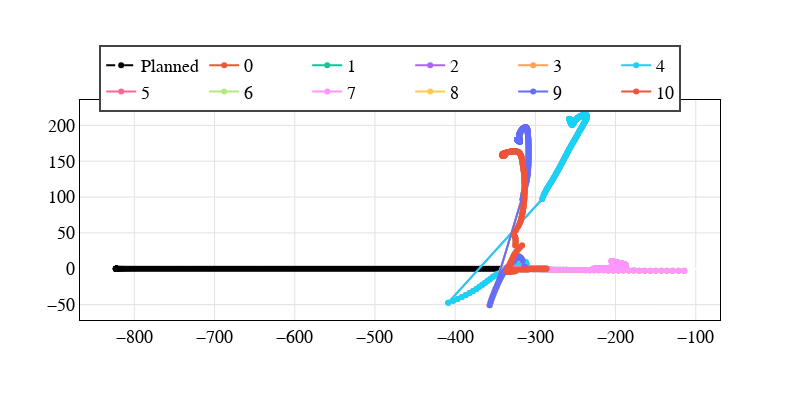
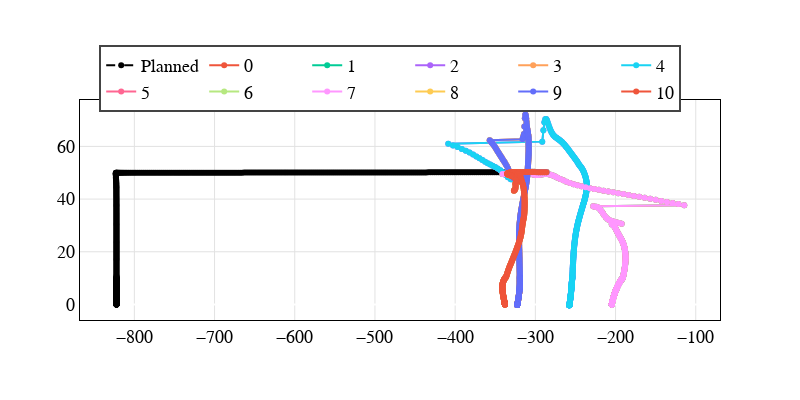
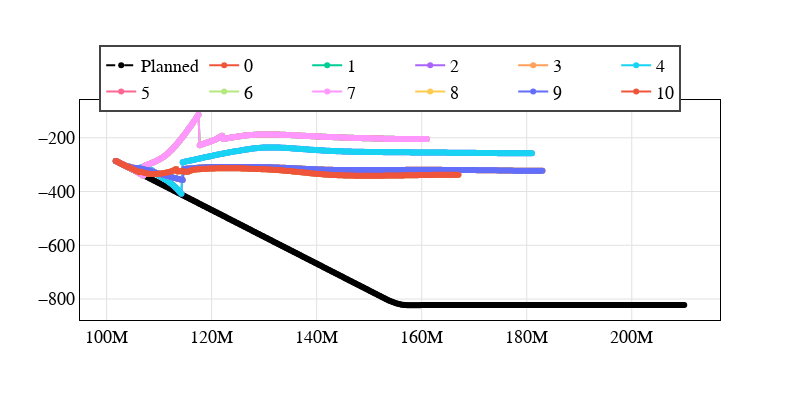

The code cell stored with these charts, in order, in its notebook:
### Code cell
plot(average_position_df,stale_data_traces_dict, 'x','y')
plot(average_position_df,stale_data_traces_dict, 'x','Alt')
plot(average_position_df,stale_data_traces_dict, 'TimeUS','x')

### Figure 1 — Plotly figure (JSON) as saved in the notebook; plotly's stock layout.template omitted (floating-point values rounded to 4 significant figures; data arrays with more than 128 entries replaced by an {"elided": "..."} marker saying what was removed)
{"data": [{"line": {"color": "black", "dash": "dash"}, "mode": "lines+markers", "name": "Planned", "type": "scatter", "x": {"elided": "434 float values"}, "y": {"elided": "434 float values"}}, {"mode": "lines+markers", "name": "0", "type": "scatter", "x": {"elided": "326 float values"}, "y": {"elided": "326 float values"}}, {"mode": "lines+markers", "name": "1", "type": "scatter", "x": {"elided": "238 float values"}, "y": {"elided": "238 float values"}}, {"mode": "lines+markers", "name": "2", "type": "scatter", "x": {"elided": "318 float values"}, "y": {"elided": "318 float values"}}, {"mode": "lines+markers", "name": "3", "type": "scatter", "x": {"elided": "238 float values"}, "y": {"elided": "238 float values"}}, {"mode": "lines+markers", "name": "4", "type": "scatter", "x": {"elided": "318 float values"}, "y": {"elided": "318 float values"}}, {"mode": "lines+markers", "name": "5", "type": "scatter", "x": {"elided": "262 float values"}, "y": {"elided": "262 float values"}}, {"mode": "lines+markers", "name": "6", "type": "scatter", "x": {"elided": "262 float values"}, "y": {"elided": "262 float values"}}, {"mode": "lines+markers", "name": "7", "type": "scatter", "x": {"elided": "238 float values"}, "y": {"elided": "238 float values"}}, {"mode": "lines+markers", "name": "8", "type": "scatter", "x": {"elided": "326 float values"}, "y": {"elided": "326 float values"}}, {"mode": "lines+markers", "name": "9", "type": "scatter", "x": {"elided": "326 float values"}, "y": {"elided": "326 float values"}}, {"mode": "lines+markers", "name": "10", "type": "scatter", "x": {"elided": "262 float values"}, "y": {"elided": "262 float values"}}], "layout": {"font": {"color": "black", "family": "Serif", "size": 18}, "height": 400, "legend": {"borderwidth": 2, "orientation": "h", "x": 0.03, "y": 1.25}, "plot_bgcolor": "#FFFFFF", "width": 800, "xaxis": {"gridcolor": "#E2E2E2", "linecolor": "black", "linewidth": 1, "mirror": true, "showline": true, "title": {"font": {"size": 40}}}, "yaxis": {"gridcolor": "#E2E2E2", "linecolor": "black", "linewidth": 1, "mirror": true, "showline": true, "title": {"font": {"size": 40}}}}}

### Figure 2 — Plotly figure (JSON) as saved in the notebook; plotly's stock layout.template omitted (floating-point values rounded to 4 significant figures; data arrays with more than 128 entries replaced by an {"elided": "..."} marker saying what was removed)
{"data": [{"line": {"color": "black", "dash": "dash"}, "mode": "lines+markers", "name": "Planned", "type": "scatter", "x": {"elided": "434 float values"}, "y": {"elided": "434 float values"}}, {"mode": "lines+markers", "name": "0", "type": "scatter", "x": {"elided": "326 float values"}, "y": {"elided": "326 float values"}}, {"mode": "lines+markers", "name": "1", "type": "scatter", "x": {"elided": "238 float values"}, "y": {"elided": "238 float values"}}, {"mode": "lines+markers", "name": "2", "type": "scatter", "x": {"elided": "318 float values"}, "y": {"elided": "318 float values"}}, {"mode": "lines+markers", "name": "3", "type": "scatter", "x": {"elided": "238 float values"}, "y": {"elided": "238 float values"}}, {"mode": "lines+markers", "name": "4", "type": "scatter", "x": {"elided": "318 float values"}, "y": {"elided": "318 float values"}}, {"mode": "lines+markers", "name": "5", "type": "scatter", "x": {"elided": "262 float values"}, "y": {"elided": "262 float values"}}, {"mode": "lines+markers", "name": "6", "type": "scatter", "x": {"elided": "262 float values"}, "y": {"elided": "262 float values"}}, {"mode": "lines+markers", "name": "7", "type": "scatter", "x": {"elided": "238 float values"}, "y": {"elided": "238 float values"}}, {"mode": "lines+markers", "name": "8", "type": "scatter", "x": {"elided": "326 float values"}, "y": {"elided": "326 float values"}}, {"mode": "lines+markers", "name": "9", "type": "scatter", "x": {"elided": "326 float values"}, "y": {"elided": "326 float values"}}, {"mode": "lines+markers", "name": "10", "type": "scatter", "x": {"elided": "262 float values"}, "y": {"elided": "262 float values"}}], "layout": {"font": {"color": "black", "family": "Serif", "size": 18}, "height": 400, "legend": {"borderwidth": 2, "orientation": "h", "x": 0.03, "y": 1.25}, "plot_bgcolor": "#FFFFFF", "width": 800, "xaxis": {"gridcolor": "#E2E2E2", "linecolor": "black", "linewidth": 1, "mirror": true, "showline": true, "title": {"font": {"size": 40}}}, "yaxis": {"gridcolor": "#E2E2E2", "linecolor": "black", "linewidth": 1, "mirror": true, "showline": true, "title": {"font": {"size": 40}}}}}

### Figure 3 — Plotly figure (JSON) as saved in the notebook; plotly's stock layout.template omitted (floating-point values rounded to 4 significant figures; data arrays with more than 128 entries replaced by an {"elided": "..."} marker saying what was removed)
{"data": [{"line": {"color": "black", "dash": "dash"}, "mode": "lines+markers", "name": "Planned", "type": "scatter", "x": {"elided": "434 int values"}, "y": {"elided": "434 float values"}}, {"mode": "lines+markers", "name": "0", "type": "scatter", "x": {"elided": "326 int values"}, "y": {"elided": "326 float values"}}, {"mode": "lines+markers", "name": "1", "type": "scatter", "x": {"elided": "238 int values"}, "y": {"elided": "238 float values"}}, {"mode": "lines+markers", "name": "2", "type": "scatter", "x": {"elided": "318 int values"}, "y": {"elided": "318 float values"}}, {"mode": "lines+markers", "name": "3", "type": "scatter", "x": {"elided": "238 int values"}, "y": {"elided": "238 float values"}}, {"mode": "lines+markers", "name": "4", "type": "scatter", "x": {"elided": "318 int values"}, "y": {"elided": "318 float values"}}, {"mode": "lines+markers", "name": "5", "type": "scatter", "x": {"elided": "262 int values"}, "y": {"elided": "262 float values"}}, {"mode": "lines+markers", "name": "6", "type": "scatter", "x": {"elided": "262 int values"}, "y": {"elided": "262 float values"}}, {"mode": "lines+markers", "name": "7", "type": "scatter", "x": {"elided": "238 int values"}, "y": {"elided": "238 float values"}}, {"mode": "lines+markers", "name": "8", "type": "scatter", "x": {"elided": "326 int values"}, "y": {"elided": "326 float values"}}, {"mode": "lines+markers", "name": "9", "type": "scatter", "x": {"elided": "326 int values"}, "y": {"elided": "326 float values"}}, {"mode": "lines+markers", "name": "10", "type": "scatter", "x": {"elided": "262 int values"}, "y": {"elided": "262 float values"}}], "layout": {"font": {"color": "black", "family": "Serif", "size": 18}, "height": 400, "legend": {"borderwidth": 2, "orientation": "h", "x": 0.03, "y": 1.25}, "plot_bgcolor": "#FFFFFF", "width": 800, "xaxis": {"gridcolor": "#E2E2E2", "linecolor": "black", "linewidth": 1, "mirror": true, "showline": true, "title": {"font": {"size": 40}}}, "yaxis": {"gridcolor": "#E2E2E2", "linecolor": "black", "linewidth": 1, "mirror": true, "showline": true, "title": {"font": {"size": 40}}}}}
